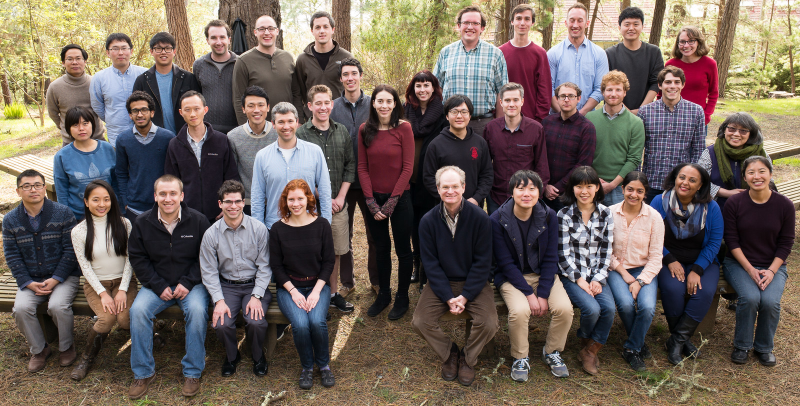
#> input picture Group2016.jpg, 1600 x 812 px, given in place of the camera (shown at 1/2 size)
$ python mouth_detection.py
#> lines starting #> are read from the running program, lines starting #| are printed output that depends on the picture
import cv2
import numpy as np

mouth_cascade = cv2.CascadeClassifier('haarcascade_mcs_mouth.xml')

if mouth_cascade.empty():
  raise IOError('Unable to load the mouth cascade classifier xml file')

cap = cv2.VideoCapture(0)
ds_factor = 0.5

while True:
    ret, frame = cap.read()
#> frame is the input picture: shape (812, 1600, 3); mean B, G, R 90.7, 98.5, 110.6
    frame = cv2.resize(frame, None, fx=ds_factor, fy=ds_factor, interpolation=cv2.INTER_AREA)
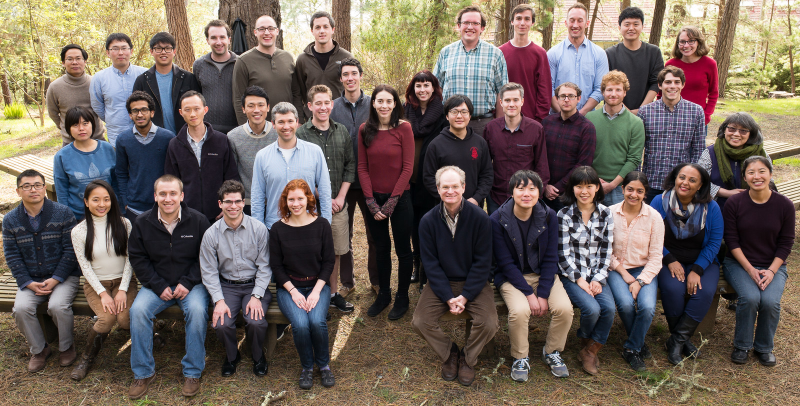
#> frame: shape (406, 800, 3); mean B, G, R 90.8, 98.6, 110.8
    gray = cv2.cvtColor(frame, cv2.COLOR_BGR2GRAY)
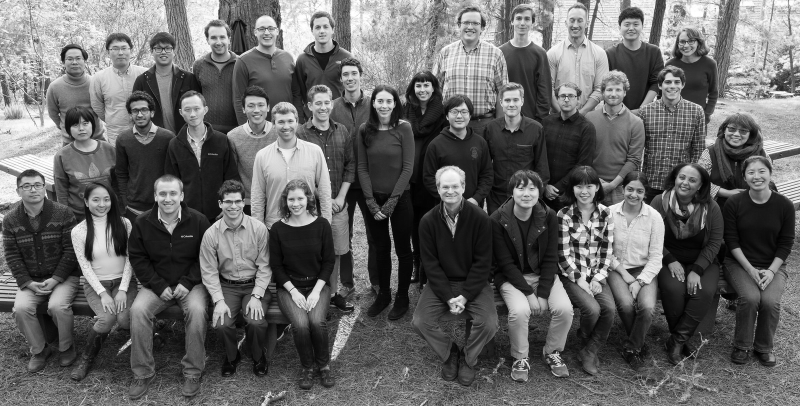
#> gray: shape (406, 800); min 0, max 255, mean 101.4

    mouth_rects = mouth_cascade.detectMultiScale(gray, 1.7, 11)
#> mouth_rects = ()
    for (x,y,w,h) in mouth_rects:
        y = int(y - 0.15*h)
        cv2.rectangle(frame, (x,y), (x+w,y+h), (0,255,0), 3)
        break
#> this loop made 0 passes

    cv2.imshow('Mouth Detector', frame)

    c = cv2.waitKey(1)
#> (key Esc is pressed here)
    if c == 27:
        break

cap.release()
cv2.destroyAllWindows()
